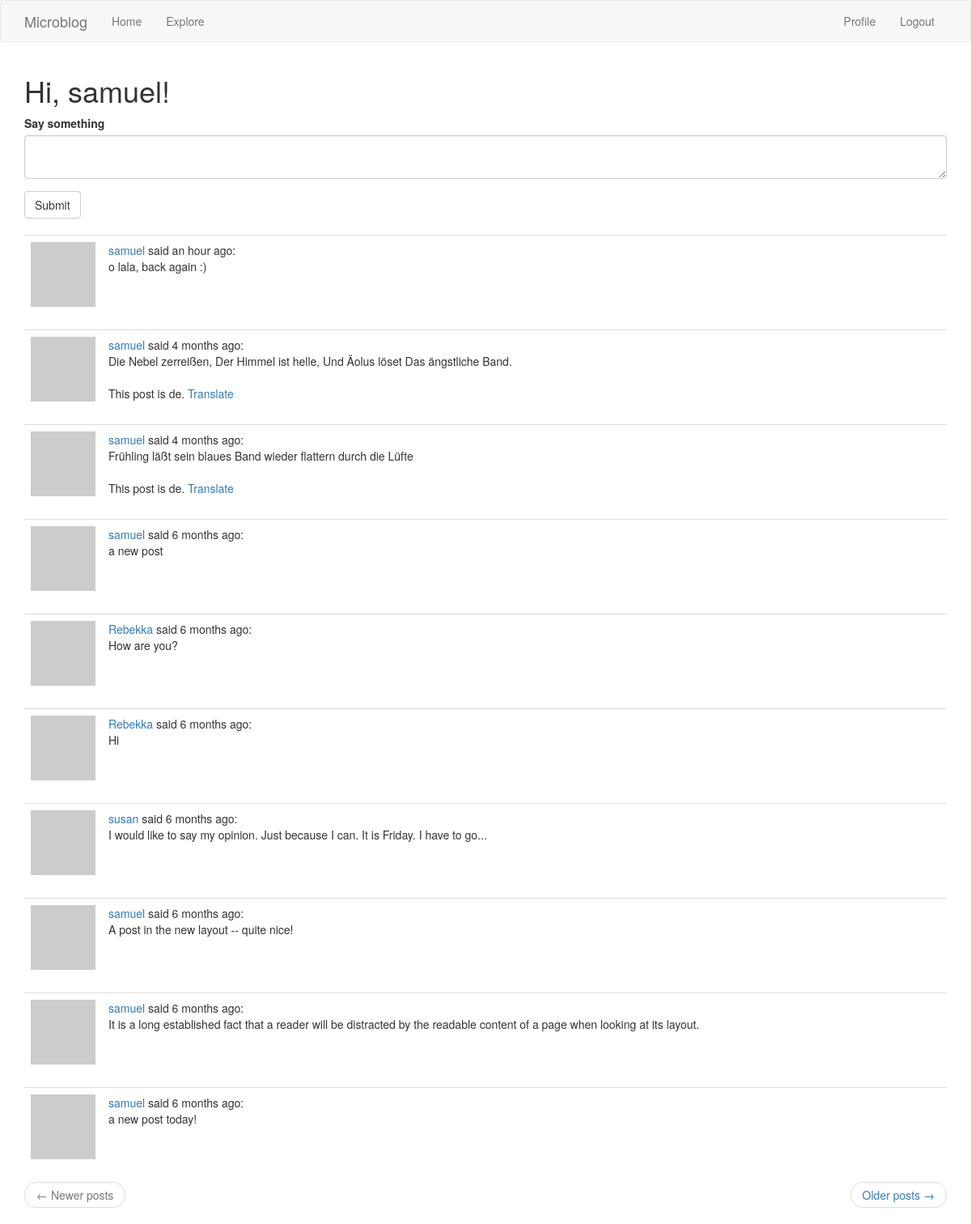
The page /index (signed in) on the database its author committed.
### app/models.py (models this page shows, shortened)
class User(UserMixin, db.Model):
    id = db.Column(db.Integer, primary_key=True)
    username = db.Column(db.String(64), index=True, unique=True)
    email = db.Column(db.String(120), index=True, unique=True)
    password_hash = db.Column(db.String(128))
    posts = db.relationship('Post', backref='author', lazy='dynamic')
    about_me = db.Column(db.String(140))
    last_seen = db.Column(db.DateTime, default=datetime.utcnow)
    followed = db.relationship(
        'User', secondary=followers,
        primaryjoin=(followers.c.follower_id == id),
        secondaryjoin=(followers.c.followed_id == id),
        backref=db.backref('followers', lazy='dynamic'), lazy='dynamic')
    def avatar(self, size):
        digest = md5(self.email.lower().encode('utf-8')).hexdigest()
        return 'https://www.gravatar.com/avatar/{}?d=identicon&s={}'.format(digest, size)
    def followed_posts(self):
        followed = Post.query.join(
            followers, (followers.c.followed_id == Post.user_id)).filter(
                followers.c.follower_id == self.id)
        own = Post.query.filter_by(user_id=self.id)
        return followed.union(own).order_by(Post.timestamp.desc())

class Post(db.Model):
    id = db.Column(db.Integer, primary_key=True)
    body = db.Column(db.String(140))
    timestamp = db.Column(db.DateTime, index=True, default=datetime.utcnow)
    user_id = db.Column(db.Integer, db.ForeignKey('user.id'))
    language = db.Column(db.String(5))

### app/routes.py (the view, shortened to what this page needs)
@app.route('/', methods=['GET', 'POST'])
@app.route('/index', methods=['GET', 'POST'])
@login_required
def index():
    form = PostForm()
    page = request.args.get('page', 1, type=int)
    posts=current_user.followed_posts().paginate(page, app.config['POSTS_PER_PAGE'], False)
    next_url = url_for('index', page=posts.next_num) if posts.has_next else None
    prev_url = url_for('index', page=posts.prev_num) if posts.has_prev else None
    return render_template('index.html', title='Home', form=form, posts=posts.items, next_url=next_url, prev_url=prev_url)

### app/forms.py
class PostForm(FlaskForm):
    post = TextAreaField('Say something', validators=[
        DataRequired(), Length(min=1, max=140)])
    submit = SubmitField('Submit')

### app/models.py (called while the page is built)
@login.user_loader
def load_user(id):
    return User.query.get(int(id))

### app/routes.py (called while the page is built)
@app.before_request
def before_request():
    if current_user.is_authenticated:
        current_user.last_seen = datetime.utcnow()
        db.session.commit()

### app/templates/index.html
{% extends "base.html" %}
{% import 'bootstrap/wtf.html' as wtf %}
{% block app_content %}
  <h1>Hi, {{ current_user.username }}!</h1>
  {% if form %}
  {{ wtf.quick_form(form) }}
  <br>
  {% endif %}
  {% for post in posts %}
    {% include '_post.html' %}
  {% endfor %}
  {% include '_pager.html' %}
{% endblock %}

### app/templates/_post.html
<table class="table table-hover">
  <tr>
    <td width="70px">
      <a href="{{ url_for('user', username=post.author.username) }}">
        <img src="{{ post.author.avatar(70) }}" alt="">
      </a>
    </td>
    <td>
      <a href="{{ url_for('user', username=post.author.username) }}">
        {{ post.author.username }}
      </a>
      said {{ moment(post.timestamp).fromNow() }}: <br>
      <span id="post{{ post.id }}">{{ post.body }}</span>
      {% if post.language and post.language != g.locale %}
      <br><br>
      <span id="translation{{ post.id }}">
        This post is {{ post.language }}.
        <a href="javascript:translate(
          '#post{{ post.id }}',
          '#translation{{ post.id }}',
          '{{ post.language }}',
          'en');">Translate</a>
      </span>
      {% endif %}
    </td>
  </tr>
</table>

### rows shown on the page
User: username "samuel"
Post: author.username "samuel", timestamp "an hour ago", body "o lala, back again :)"
Post: author.username "samuel", timestamp "4 months ago", body "Die Nebel zerreißen, Der Himmel ist helle, Und Äolus löset Das ängstliche Band.", language "de"
Post: author.username "samuel", timestamp "4 months ago", body "Frühling läßt sein blaues Band wieder flattern durch die Lüfte", language "de"
Post: author.username "samuel", timestamp "6 months ago", body "a new post"
Post: author.username "Rebekka", timestamp "6 months ago", body "How are you?"
Post: author.username "Rebekka", timestamp "6 months ago", body "Hi"
Post: author.username "susan", timestamp "6 months ago", body "I would like to say my opinion. Just because I can. It is Friday. I have to go..."
Post: author.username "samuel", timestamp "6 months ago", body "A post in the new layout -- quite nice!"
Post: author.username "samuel", timestamp "6 months ago", body "It is a long established fact that a reader will be distracted by the readable content of a page when looking at its layout."
Post: author.username "samuel", timestamp "6 months ago", body "a new post today!"
